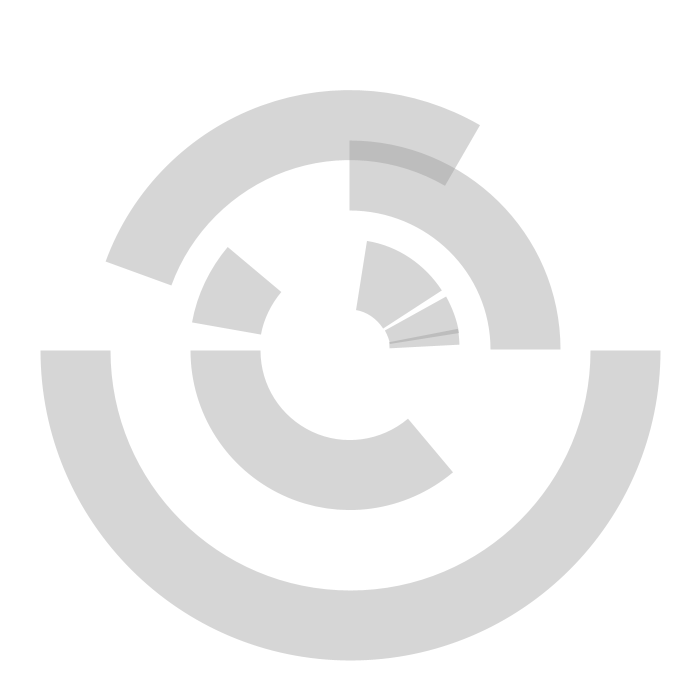
Frame 1 (no input)
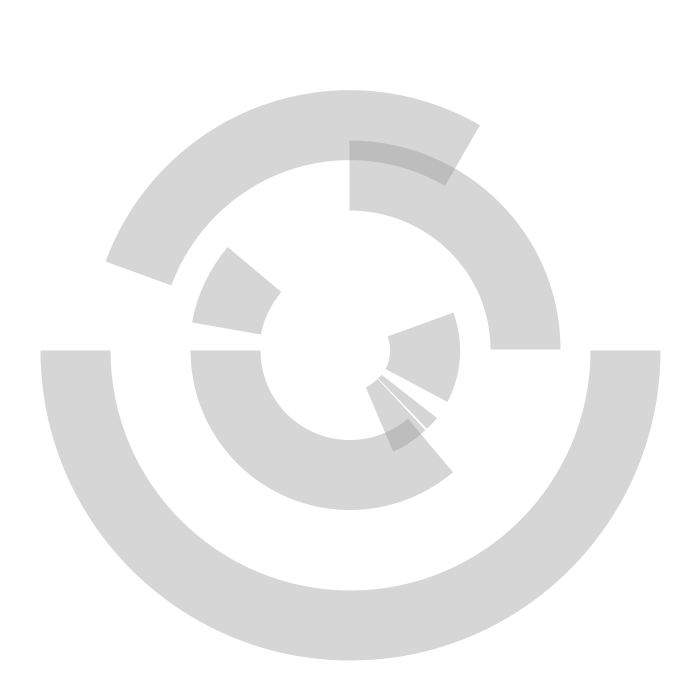
Frame 60 (the mouse pressed at the canvas centre just before this capture)
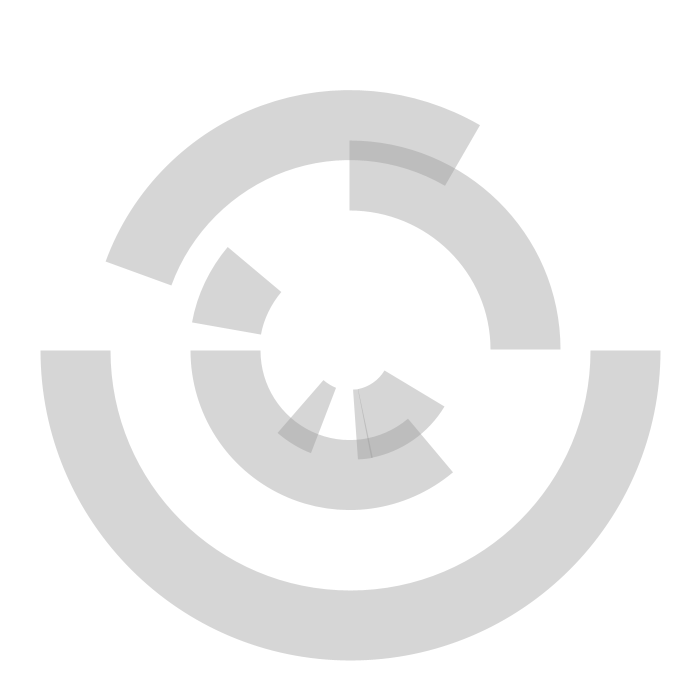
Frame 120 (the mouse held since frame 60 and released just before this capture)

The Processing sketch that drew these frames (run headless with seeded random() and noise(); from frame 60 on, the mouse is pressed at the canvas centre):

// Processing sketch: processing_107929
// ── processing_107929.pde

void setup() {
  size(700,700);
noFill();
smooth();
strokeWeight(70);
background(255);
strokeCap(SQUARE);
stroke(150, 100);
}
 
// PI 3.14  180deg  radians(180)
// arc(300,300, 100,100,   0,PI+HALF_PI);
 void draw(){
   
    background(255);
int x = millis();
    
arc(700/2,700/2, 150,150,   radians(320+x/16), radians(340+x/16)); 

arc(700/2,700/2, 150,150,   radians(270+x/20), radians(318+x/20));

arc(700/2,700/2, 150,150,   radians(342+x/25), radians(350+x/25));

arc(700/2,700/2, 250,250,   radians(50), radians(180));

arc(700/2,700/2, 250,250,   radians(190), radians(220));

arc(700/2,700/2, 350,350,   radians(270), radians(360));

arc(700/2,700/2, 450,450,   radians(200), radians(300));

arc(700/2,700/2, 550,550,   radians(0), radians(180));

 }
//
